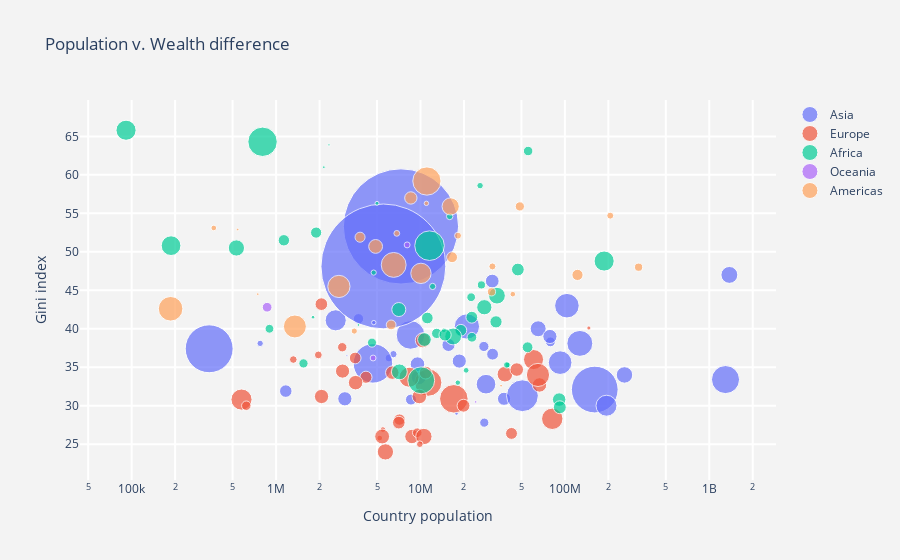

Source (notebook cell):
### Markdown cell above
__population__
Map 1:

Population density Vs. Gini

Map scatter chia 4 phần. 

Cột y : population density
Cột x: gini (check missinh value gini)
color marker: màu của continent

Độ lớn của marker: population size#


submap1:loại outliner, vẽ geomap thể hiện độ tăng dần theo color scale của popDen
submap2: vẽ geo map theo color scale cho gini

### Code cell
reg = df['region'].unique()

# Load data, define hover text and bubble size

hover_text = []

for index, row in df.iterrows():
    hover_text.append(('Country: {country}<br>'+
                      'Population: {population}<br>'+
                      'Population density: {popDensity}<br>'+
                      'Wealth difference: {gini}').format(country=row['country'],
                                                          population=row['population'],
                                                          popDensity=row['popDensity'],
                                                          gini=row['gini']))
    

df['text_pop'] = hover_text

fig = go.Figure()

# lst = ['Singapore','Hong Kong','India','China']    
# cond = (df['region']=='Asia') & (df['gini'].isnull() == False) & (df['country'].isin(lst) == False)
# fig.add_trace(go.Scatter(x=df[cond]['population'],
#                          y=df[cond]['gini'],
#                          name='Asia - no outliners', 
#                          text=df[cond]['text'],
#                          mode='markers',
#                          marker=dict(size=df[cond]['popDensity'],
#                                      sizemode='area',
# #                                      sizeref=2.*max(size)/(40.**2),
# #                                      sizemin=4,
# #                                      color = df['region']
#                                     )))

for i in reg:
    cond=(df['region']==i) & (df['gini'].isnull() == False)
    fig.add_trace(go.Scatter(x=df[cond]['population'],
                            y=df[cond]['gini'],
                            name=i, 
                            text=df[cond]['text_pop'],
                            mode='markers',
                            marker=dict(
                            size=df[cond]['popDensity'],
                            sizemode='area',
#                             sizeref=2.*max(size)/(40.**2),
#                             sizemin=4,
#                             color = df['region']
                            )))

fig.update_layout(
    title='Population v. Wealth difference',
    xaxis=dict(
        title='Country population',
        gridcolor='white',
        type='log',
        gridwidth=2,
    ),
    yaxis=dict(
        title='Gini index',
        gridcolor='white',
        gridwidth=2,
    ),
    paper_bgcolor='rgb(243, 243, 243)',
    plot_bgcolor='rgb(243, 243, 243)',
)    

fig.show()
print('Y-axis: Wealth difference within each country. The higher the Gini index is, the higher is difference between the rich and the poor.')
print('X-axis: Population of each country.')
print('Dot size: Population density of each country.')

### Figure 1 — Plotly figure (JSON) as saved in the notebook; plotly's stock layout.template omitted (floating-point values rounded to 4 significant figures)
{"data": [{"marker": {"size": [42.4, 100.7, 112.4, 1091.0, 20.2, 86.32, 142.9, 53.38, 6634.0, 394.0, 135.8, 48.16, 86.43, 410.6, 335.9, 106.7, 6.52, 30.25, 27.42, 94.94, 1147.0, 1.98, 193.2, 220.1, 777.8, 301.7, 223.3, 7796.0, 506.9, 319.6, 100.2, 60.05, 127.3, 78.48, 100.5, 9.73, 70.58, 279.9, 52.04], "sizemode": "area"}, "mode": "markers", "name": "Asia", "text": ["Country: Afghanistan<br>Population: 27657145<br>Population density: 42.4<br>Wealth difference: 27.8", "Country: Armenia<br>Population: 2994400<br>Population density: 100.68<br>Wealth difference: 30.9", "Country: Azerbaijan<br>Population: 9730500<br>Population density: 112.36<br>Wealth difference: 33.7", "Country: Bangladesh<br>Population: 161006790<br>Population density: 1091.05<br>Wealth difference: 32.1", "Country: Bhutan<br>Population: 775620<br>Population density: 20.2<br>Wealth difference: 38.1", "Country: Cambodia<br>Population: 15626444<br>Population density: 86.32<br>Wealth difference: 37.9", "Country: China<br>Population: 1377422166<br>Population density: 142.89<br>Wealth difference: 47.0", "Country: Georgia<br>Population: 3720400<br>Population density: 53.38<br>Wealth difference: 41.3", "Country: Hong Kong<br>Population: 7324300<br>Population density: 6634.33<br>Wealth difference: 53.3", "Country: India<br>Population: 1295210000<br>Population density: 393.97<br>Wealth difference: 33.4", "Country: Indonesia<br>Population: 258705000<br>Population density: 135.83<br>Wealth difference: 34.0", "Country: Iran (Islamic Republic of)<br>Population: 79369900<br>Population density: 48.16<br>Wealth difference: 38.3", "Country: Iraq<br>Population: 37883543<br>Population density: 86.43<br>Wealth difference: 30.9", "Country: Israel<br>Population: 8527400<br>Population density: 410.56<br>Wealth difference: 39.2", "Country: Japan<br>Population: 126960000<br>Population density: 335.94<br>Wealth difference: 38.1", "Country: Jordan<br>Population: 9531712<br>Population density: 106.69<br>Wealth difference: 35.4", "Country: Kazakhstan<br>Population: 17753200<br>Population density: 6.52<br>Wealth difference: 29.0", "Country: Kyrgyzstan<br>Population: 6047800<br>Population density: 30.25<br>Wealth difference: 36.2", "Country: Lao People's Democratic Republic<br>Population: 6492400<br>Population density: 27.42<br>Wealth difference: 36.7", "Country: Malaysia<br>Population: 31405416<br>Population density: 94.94<br>Wealth difference: 46.2", "Country: Maldives<br>Population: 344023<br>Population density: 1146.74<br>Wealth difference: 37.4", "Country: Mongolia<br>Population: 3093100<br>Population density: 1.98<br>Wealth difference: 36.5", "Country: Nepal<br>Population: 28431500<br>Population density: 193.17<br>Wealth difference: 32.8", "Country: Pakistan<br>Population: 194125062<br>Population density: 220.12<br>Wealth difference: 30.0", "Country: Palestine, State of<br>Population: 4682467<br>Population density: 777.82<br>Wealth difference: 35.5", "Country: Philippines<br>Population: 103279800<br>Population density: 301.68<br>Wealth difference: 43.0", "Country: Qatar<br>Population: 2587564<br>Population density: 223.34<br>Wealth difference: 41.1", "Country: Singapore<br>Population: 5535000<br>Population density: 7795.77<br>Wealth difference: 48.1", "Country: Korea (Republic of)<br>Population: 50801405<br>Population density: 506.95<br>Wealth difference: 31.3", "Country: Sri Lanka<br>Population: 20966000<br>Population density: 319.55<br>Wealth difference: 40.3", "Country: Syrian Arab Republic<br>Population: 18564000<br>Population density: 100.25<br>Wealth difference: 35.8", "Country: Tajikistan<br>Population: 8593600<br>Population density: 60.05<br>Wealth difference: 30.8", "Country: Thailand<br>Population: 65327652<br>Population density: 127.31<br>Wealth difference: 40.0", "Country: Timor-Leste<br>Population: 1167242<br>Population density: 78.48<br>Wealth difference: 31.9", "Country: Turkey<br>Population: 78741053<br>Population density: 100.49<br>Wealth difference: 39.0", "Country: Turkmenistan<br>Population: 4751120<br>Population density: 9.73<br>Wealth difference: 40.8", "Country: Uzbekistan<br>Population: 31576400<br>Population density: 70.58<br>Wealth difference: 36.7", "Country: Viet Nam<br>Population: 92700000<br>Population density: 279.88<br>Wealth difference: 35.6", "Country: Yemen<br>Population: 27478000<br>Population density: 52.04<br>Wealth difference: 37.7"], "type": "scatter", "x": [27657145, 2994400, 9730500, 161006790, 775620, 15626444, 1377422166, 3720400, 7324300, 1295210000, 258705000, 79369900, 37883543, 8527400, 126960000, 9531712, 17753200, 6047800, 6492400, 31405416, 344023, 3093100, 28431500, 194125062, 4682467, 103279800, 2587564, 5535000, 50801405, 20966000, 18564000, 8593600, 65327652, 1167242, 78741053, 4751120, 31576400, 92700000, 27478000], "y": [27.8, 30.9, 33.7, 32.1, 38.1, 37.9, 47, 41.3, 53.3, 33.4, 34, 38.3, 30.9, 39.2, 38.1, 35.4, 29, 36.2, 36.7, 46.2, 37.4, 36.5, 32.8, 30, 35.5, 43, 41.1, 48.1, 31.3, 40.3, 35.8, 30.8, 40, 31.9, 39, 40.8, 36.7, 35.6, 37.7]}, {"marker": {"size": [100.4, 104.0, 45.75, 370.8, 68.96, 64.52, 74.05, 133.9, 132.7, 29.1, 16.23, 104.1, 229.0, 82.26, 105.6, 90.76, 201.3, 30.38, 43.99, 222.8, 80.06, 105.0, 45.02, 406.7, 16.13, 122.9, 112.7, 83.31, 8.56, 80.08, 110.7, 101.8, 91.78, 21.97, 202.1, 70.72, 268.1], "sizemode": "area"}, "mode": "markers", "name": "Europe", "text": ["Country: Albania<br>Population: 2886026<br>Population density: 100.39<br>Wealth difference: 34.5", "Country: Austria<br>Population: 8725931<br>Population density: 104.04<br>Wealth difference: 26.0", "Country: Belarus<br>Population: 9498700<br>Population density: 45.75<br>Wealth difference: 26.5", "Country: Belgium<br>Population: 11319511<br>Population density: 370.79<br>Wealth difference: 33.0", "Country: Bosnia and Herzegovina<br>Population: 3531159<br>Population density: 68.96<br>Wealth difference: 36.2", "Country: Bulgaria<br>Population: 7153784<br>Population density: 64.52<br>Wealth difference: 28.2", "Country: Croatia<br>Population: 4190669<br>Population density: 74.05<br>Wealth difference: 33.7", "Country: Czech Republic<br>Population: 10558524<br>Population density: 133.88<br>Wealth difference: 26.0", "Country: Denmark<br>Population: 5717014<br>Population density: 132.66<br>Wealth difference: 24.0", "Country: Estonia<br>Population: 1315944<br>Population density: 29.1<br>Wealth difference: 36.0", "Country: Finland<br>Population: 5491817<br>Population density: 16.23<br>Wealth difference: 26.9", "Country: France<br>Population: 66710000<br>Population density: 104.12<br>Wealth difference: 32.7", "Country: Germany<br>Population: 81770900<br>Population density: 228.98<br>Wealth difference: 28.3", "Country: Greece<br>Population: 10858018<br>Population density: 82.26<br>Wealth difference: 34.3", "Country: Hungary<br>Population: 9823000<br>Population density: 105.59<br>Wealth difference: 31.2", "Country: Ireland<br>Population: 6378000<br>Population density: 90.76<br>Wealth difference: 34.3", "Country: Italy<br>Population: 60665551<br>Population density: 201.32<br>Wealth difference: 36.0", "Country: Latvia<br>Population: 1961600<br>Population density: 30.38<br>Wealth difference: 36.6", "Country: Lithuania<br>Population: 2872294<br>Population density: 43.99<br>Wealth difference: 37.6", "Country: Luxembourg<br>Population: 576200<br>Population density: 222.82<br>Wealth difference: 30.8", "Country: Macedonia (the former Yugoslav Republic of)<br>Population: 2058539<br>Population density: 80.06<br>Wealth difference: 43.2", "Country: Moldova (Republic of)<br>Population: 3553100<br>Population density: 104.98<br>Wealth difference: 33.0", "Country: Montenegro<br>Population: 621810<br>Population density: 45.02<br>Wealth difference: 30.0", "Country: Netherlands<br>Population: 17019800<br>Population density: 406.69<br>Wealth difference: 30.9", "Country: Norway<br>Population: 5223256<br>Population density: 16.13<br>Wealth difference: 25.8", "Country: Poland<br>Population: 38437239<br>Population density: 122.93<br>Wealth difference: 34.1", "Country: Portugal<br>Population: 10374822<br>Population density: 112.66<br>Wealth difference: 38.5", "Country: Romania<br>Population: 19861408<br>Population density: 83.31<br>Wealth difference: 30.0", "Country: Russian Federation<br>Population: 146599183<br>Population density: 8.56<br>Wealth difference: 40.1", "Country: Serbia<br>Population: 7076372<br>Population density: 80.08<br>Wealth difference: 27.8", "Country: Slovakia<br>Population: 5426252<br>Population density: 110.66<br>Wealth difference: 26.0", "Country: Slovenia<br>Population: 2064188<br>Population density: 101.82<br>Wealth difference: 31.2", "Country: Spain<br>Population: 46438422<br>Population density: 91.78<br>Wealth difference: 34.7", "Country: Sweden<br>Population: 9894888<br>Population density: 21.97<br>Wealth difference: 25.0", "Country: Switzerland<br>Population: 8341600<br>Population density: 202.05<br>Wealth difference: 33.7", "Country: Ukraine<br>Population: 42692393<br>Population density: 70.72<br>Wealth difference: 26.4", "Country: United Kingdom of Great Britain and Northern Ireland<br>Population: 65110000<br>Population density: 268.05<br>Wealth difference: 34.0"], "type": "scatter", "x": [2886026, 8725931, 9498700, 11319511, 3531159, 7153784, 4190669, 10558524, 5717014, 1315944, 5491817, 66710000, 81770900, 10858018, 9823000, 6378000, 60665551, 1961600, 2872294, 576200, 2058539, 3553100, 621810, 17019800, 5223256, 38437239, 10374822, 19861408, 146599183, 7076372, 5426252, 2064188, 46438422, 9894888, 8341600, 42692393, 65110000], "y": [34.5, 26, 26.5, 33, 36.2, 28.2, 33.7, 26, 24, 36, 26.9, 32.7, 28.3, 34.3, 31.2, 34.3, 36, 36.6, 37.6, 30.8, 43.2, 33, 30, 30.9, 25.8, 34.1, 38.5, 30, 40.1, 27.8, 26, 31.2, 34.7, 25, 33.7, 26.4, 34]}, {"marker": {"size": [16.96, 20.75, 94.6, 3.68, 69.73, 363.4, 47.77, 131.7, 8.02, 11.29, 432.9, 13.86, 38.79, 91.07, 83.5, 6.73, 116, 52.66, 42.85, 70.31, 81.42, 62.4, 41.44, 38.22, 142.1, 14.62, 3.61, 74.66, 32.96, 2.82, 16.35, 202.4, 438.6, 194.3, 75.23, 202.2, 98.63, 45.58, 19.57, 21, 65.23, 58.36, 125.8, 68.18, 140.2, 21.17], "sizemode": "area"}, "mode": "markers", "name": "Africa", "text": ["Country: Algeria<br>Population: 40400000<br>Population density: 16.96<br>Wealth difference: 35.3", "Country: Angola<br>Population: 25868000<br>Population density: 20.75<br>Wealth difference: 58.6", "Country: Benin<br>Population: 10653654<br>Population density: 94.6<br>Wealth difference: 38.6", "Country: Botswana<br>Population: 2141206<br>Population density: 3.68<br>Wealth difference: 61.0", "Country: Burkina Faso<br>Population: 19034397<br>Population density: 69.73<br>Wealth difference: 39.8", "Country: Burundi<br>Population: 10114505<br>Population density: 363.39<br>Wealth difference: 33.3", "Country: Cameroon<br>Population: 22709892<br>Population density: 47.77<br>Wealth difference: 38.9", "Country: Cabo Verde<br>Population: 531239<br>Population density: 131.72<br>Wealth difference: 50.5", "Country: Central African Republic<br>Population: 4998000<br>Population density: 8.02<br>Wealth difference: 56.3", "Country: Chad<br>Population: 14497000<br>Population density: 11.29<br>Wealth difference: 39.8", "Country: Comoros<br>Population: 806153<br>Population density: 432.95<br>Wealth difference: 64.3", "Country: Congo<br>Population: 4741000<br>Population density: 13.86<br>Wealth difference: 47.3", "Country: Djibouti<br>Population: 900000<br>Population density: 38.79<br>Wealth difference: 40.0", "Country: Egypt<br>Population: 91290000<br>Population density: 91.07<br>Wealth difference: 30.8", "Country: Ethiopia<br>Population: 92206005<br>Population density: 83.5<br>Wealth difference: 29.8", "Country: Gabon<br>Population: 1802278<br>Population density: 6.73<br>Wealth difference: 41.5", "Country: Ghana<br>Population: 27670174<br>Population density: 116.0<br>Wealth difference: 42.8", "Country: Guinea<br>Population: 12947000<br>Population density: 52.66<br>Wealth difference: 39.4", "Country: Guinea-Bissau<br>Population: 1547777<br>Population density: 42.85<br>Wealth difference: 35.5", "Country: Côte d'Ivoire<br>Population: 22671331<br>Population density: 70.31<br>Wealth difference: 41.5", "Country: Kenya<br>Population: 47251000<br>Population density: 81.42<br>Wealth difference: 47.7", "Country: Lesotho<br>Population: 1894194<br>Population density: 62.4<br>Wealth difference: 52.5", "Country: Liberia<br>Population: 4615000<br>Population density: 41.44<br>Wealth difference: 38.2", "Country: Madagascar<br>Population: 22434363<br>Population density: 38.22<br>Wealth difference: 44.1", "Country: Malawi<br>Population: 16832910<br>Population density: 142.07<br>Wealth difference: 39.0", "Country: Mali<br>Population: 18135000<br>Population density: 14.62<br>Wealth difference: 33.0", "Country: Mauritania<br>Population: 3718678<br>Population density: 3.61<br>Wealth difference: 40.5", "Country: Morocco<br>Population: 33337529<br>Population density: 74.66<br>Wealth difference: 40.9", "Country: Mozambique<br>Population: 26423700<br>Population density: 32.96<br>Wealth difference: 45.7", "Country: Namibia<br>Population: 2324388<br>Population density: 2.82<br>Wealth difference: 63.9", "Country: Niger<br>Population: 20715000<br>Population density: 16.35<br>Wealth difference: 34.6", "Country: Nigeria<br>Population: 186988000<br>Population density: 202.42<br>Wealth difference: 48.8", "Country: Rwanda<br>Population: 11553188<br>Population density: 438.65<br>Wealth difference: 50.8", "Country: Sao Tome and Principe<br>Population: 187356<br>Population density: 194.35<br>Wealth difference: 50.8", "Country: Senegal<br>Population: 14799859<br>Population density: 75.23<br>Wealth difference: 39.2", "Country: Seychelles<br>Population: 91400<br>Population density: 202.21<br>Wealth difference: 65.8", "Country: Sierra Leone<br>Population: 7075641<br>Population density: 98.63<br>Wealth difference: 42.5", "Country: South Africa<br>Population: 55653654<br>Population density: 45.58<br>Wealth difference: 63.1", "Country: South Sudan<br>Population: 12131000<br>Population density: 19.57<br>Wealth difference: 45.5", "Country: Sudan<br>Population: 39598700<br>Population density: 21.0<br>Wealth difference: 35.3", "Country: Swaziland<br>Population: 1132657<br>Population density: 65.23<br>Wealth difference: 51.5", "Country: Tanzania, United Republic of<br>Population: 55155000<br>Population density: 58.36<br>Wealth difference: 37.6", "Country: Togo<br>Population: 7143000<br>Population density: 125.79<br>Wealth difference: 34.4", "Country: Tunisia<br>Population: 11154400<br>Population density: 68.18<br>Wealth difference: 41.4", "Country: Uganda<br>Population: 33860700<br>Population density: 140.18<br>Wealth difference: 44.3", "Country: Zambia<br>Population: 15933883<br>Population density: 21.17<br>Wealth difference: 54.6"], "type": "scatter", "x": [40400000, 25868000, 10653654, 2141206, 19034397, 10114505, 22709892, 531239, 4998000, 14497000, 806153, 4741000, 900000, 91290000, 92206005, 1802278, 27670174, 12947000, 1547777, 22671331, 47251000, 1894194, 4615000, 22434363, 16832910, 18135000, 3718678, 33337529, 26423700, 2324388, 20715000, 186988000, 11553188, 187356, 14799859, 91400, 7075641, 55653654, 12131000, 39598700, 1132657, 55155000, 7143000, 11154400, 33860700, 15933883], "y": [35.3, 58.6, 38.6, 61, 39.8, 33.3, 38.9, 50.5, 56.3, 39.8, 64.3, 47.3, 40, 30.8, 29.8, 41.5, 42.8, 39.4, 35.5, 41.5, 47.7, 52.5, 38.2, 44.1, 39, 33, 40.5, 40.9, 45.7, 63.9, 34.6, 48.8, 50.8, 50.8, 39.2, 65.8, 42.5, 63.1, 45.5, 35.3, 51.5, 37.6, 34.4, 41.4, 44.3, 54.6]}, {"marker": {"size": [3.14, 47.45, 17.37, 17.47], "sizemode": "area"}, "mode": "markers", "name": "Oceania", "text": ["Country: Australia<br>Population: 24117360<br>Population density: 3.14<br>Wealth difference: 30.5", "Country: Fiji<br>Population: 867000<br>Population density: 47.45<br>Wealth difference: 42.8", "Country: New Zealand<br>Population: 4697854<br>Population density: 17.37<br>Wealth difference: 36.2", "Country: Papua New Guinea<br>Population: 8083700<br>Population density: 17.47<br>Wealth difference: 50.9"], "type": "scatter", "x": [24117360, 867000, 4697854, 8083700], "y": [30.5, 42.8, 36.2, 50.9]}, {"marker": {"size": [15.68, 16.12, 10, 24.21, 3.62, 24.06, 42.71, 95.7, 207, 59.77, 309.9, 148.6, 3.47, 399.2, 76.24, 247.8, 62.25, 48.04, 50.58, 16.85, 24.5, 301.9, 3.31, 263.1, 33.64, 19.22, 33.86], "sizemode": "area"}, "mode": "markers", "name": "Americas", "text": ["Country: Argentina<br>Population: 43590400<br>Population density: 15.68<br>Wealth difference: 44.5", "Country: Belize<br>Population: 370300<br>Population density: 16.12<br>Wealth difference: 53.1", "Country: Bolivia (Plurinational State of)<br>Population: 10985059<br>Population density: 10.0<br>Wealth difference: 56.3", "Country: Brazil<br>Population: 206135893<br>Population density: 24.21<br>Wealth difference: 54.7", "Country: Canada<br>Population: 36155487<br>Population density: 3.62<br>Wealth difference: 32.6", "Country: Chile<br>Population: 18191900<br>Population density: 24.06<br>Wealth difference: 52.1", "Country: Colombia<br>Population: 48759958<br>Population density: 42.71<br>Wealth difference: 55.9", "Country: Costa Rica<br>Population: 4890379<br>Population density: 95.7<br>Wealth difference: 50.7", "Country: Dominican Republic<br>Population: 10075045<br>Population density: 207.0<br>Wealth difference: 47.2", "Country: Ecuador<br>Population: 16545799<br>Population density: 59.77<br>Wealth difference: 49.3", "Country: El Salvador<br>Population: 6520675<br>Population density: 309.9<br>Wealth difference: 48.3", "Country: Guatemala<br>Population: 16176133<br>Population density: 148.56<br>Wealth difference: 55.9", "Country: Guyana<br>Population: 746900<br>Population density: 3.47<br>Wealth difference: 44.5", "Country: Haiti<br>Population: 11078033<br>Population density: 399.21<br>Wealth difference: 59.2", "Country: Honduras<br>Population: 8576532<br>Population density: 76.24<br>Wealth difference: 57.0", "Country: Jamaica<br>Population: 2723246<br>Population density: 247.77<br>Wealth difference: 45.5", "Country: Mexico<br>Population: 122273473<br>Population density: 62.25<br>Wealth difference: 47.0", "Country: Nicaragua<br>Population: 6262703<br>Population density: 48.04<br>Wealth difference: 40.5", "Country: Panama<br>Population: 3814672<br>Population density: 50.58<br>Wealth difference: 51.9", "Country: Paraguay<br>Population: 6854536<br>Population density: 16.85<br>Wealth difference: 52.4", "Country: Peru<br>Population: 31488700<br>Population density: 24.5<br>Wealth difference: 48.1", "Country: Saint Lucia<br>Population: 186000<br>Population density: 301.95<br>Wealth difference: 42.6", "Country: Suriname<br>Population: 541638<br>Population density: 3.31<br>Wealth difference: 52.9", "Country: Trinidad and Tobago<br>Population: 1349667<br>Population density: 263.09<br>Wealth difference: 40.3", "Country: United States of America<br>Population: 323947000<br>Population density: 33.64<br>Wealth difference: 48.0", "Country: Uruguay<br>Population: 3480222<br>Population density: 19.22<br>Wealth difference: 39.7", "Country: Venezuela (Bolivarian Republic of)<br>Population: 31028700<br>Population density: 33.86<br>Wealth difference: 44.8"], "type": "scatter", "x": [43590400, 370300, 10985059, 206135893, 36155487, 18191900, 48759958, 4890379, 10075045, 16545799, 6520675, 16176133, 746900, 11078033, 8576532, 2723246, 122273473, 6262703, 3814672, 6854536, 31488700, 186000, 541638, 1349667, 323947000, 3480222, 31028700], "y": [44.5, 53.1, 56.3, 54.7, 32.6, 52.1, 55.9, 50.7, 47.2, 49.3, 48.3, 55.9, 44.5, 59.2, 57, 45.5, 47, 40.5, 51.9, 52.4, 48.1, 42.6, 52.9, 40.3, 48, 39.7, 44.8]}, {"marker": {"size": [], "sizemode": "area"}, "mode": "markers", "name": "Polar", "text": [], "type": "scatter", "x": [], "y": []}], "layout": {"paper_bgcolor": "rgb(243, 243, 243)", "plot_bgcolor": "rgb(243, 243, 243)", "title": {"text": "Population v. Wealth difference"}, "xaxis": {"gridcolor": "white", "gridwidth": 2, "title": {"text": "Country population"}, "type": "log"}, "yaxis": {"gridcolor": "white", "gridwidth": 2, "title": {"text": "Gini index"}}}}
